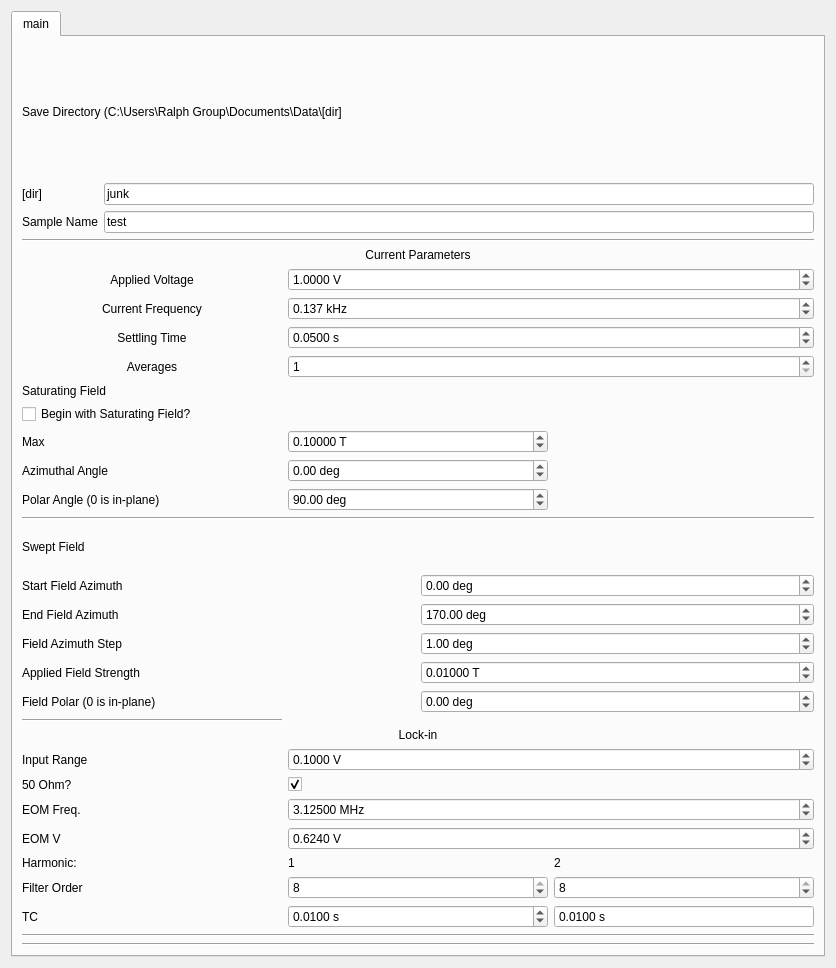
<?xml version="1.0" encoding="UTF-8"?>
<ui version="4.0">
 <class>Form</class>
 <widget class="QWidget" name="Form">
  <property name="geometry">
   <rect>
    <x>0</x>
    <y>0</y>
    <width>836</width>
    <height>968</height>
   </rect>
  </property>
  <property name="windowTitle">
   <string>Form</string>
  </property>
  <layout class="QVBoxLayout" name="verticalLayout">
   <item>
    <widget class="QTabWidget" name="tabWidget">
     <property name="toolTip">
      <string>&lt;html&gt;&lt;head/&gt;&lt;body&gt;&lt;p&gt;Field Parameters&lt;/p&gt;&lt;/body&gt;&lt;/html&gt;</string>
     </property>
     <property name="currentIndex">
      <number>0</number>
     </property>
     <widget class="QWidget" name="tab">
      <attribute name="title">
       <string>main</string>
      </attribute>
      <layout class="QVBoxLayout" name="verticalLayout_10">
       <item>
        <layout class="QGridLayout" name="save_params">
         <item row="4" column="0">
          <widget class="QLabel" name="label_12">
           <property name="enabled">
            <bool>true</bool>
           </property>
           <property name="text">
            <string>Sample Name</string>
           </property>
          </widget>
         </item>
         <item row="4" column="1">
          <widget class="QLineEdit" name="sample_name">
           <property name="text">
            <string>test</string>
           </property>
           <property name="placeholderText">
            <string>test</string>
           </property>
          </widget>
         </item>
         <item row="0" column="0" colspan="2">
          <widget class="QLabel" name="label_8">
           <property name="text">
            <string>Save Directory (C:\Users\Ralph Group\Documents\Data\[dir]</string>
           </property>
           <property name="wordWrap">
            <bool>true</bool>
           </property>
          </widget>
         </item>
         <item row="3" column="0">
          <widget class="QLabel" name="label_22">
           <property name="text">
            <string>[dir]</string>
           </property>
          </widget>
         </item>
         <item row="3" column="1">
          <widget class="QLineEdit" name="save_dir">
           <property name="text">
            <string>junk</string>
           </property>
          </widget>
         </item>
        </layout>
       </item>
       <item>
        <widget class="Line" name="line_3">
         <property name="orientation">
          <enum>Qt::Horizontal</enum>
         </property>
        </widget>
       </item>
       <item>
        <layout class="QGridLayout" name="lockin_params">
         <item row="4" column="1" colspan="2">
          <widget class="QDoubleSpinBox" name="settling">
           <property name="suffix">
            <string> s</string>
           </property>
           <property name="decimals">
            <number>4</number>
           </property>
           <property name="value">
            <double>0.050000000000000</double>
           </property>
          </widget>
         </item>
         <item row="9" column="0">
          <widget class="QLabel" name="label_18">
           <property name="text">
            <string>Max</string>
           </property>
          </widget>
         </item>
         <item row="0" column="0" colspan="3">
          <widget class="QLabel" name="label_7">
           <property name="text">
            <string>Current Parameters</string>
           </property>
           <property name="alignment">
            <set>Qt::AlignCenter</set>
           </property>
          </widget>
         </item>
         <item row="2" column="1" colspan="2">
          <widget class="QDoubleSpinBox" name="applied_voltage">
           <property name="suffix">
            <string> V</string>
           </property>
           <property name="decimals">
            <number>4</number>
           </property>
           <property name="maximum">
            <double>50.000000000000000</double>
           </property>
           <property name="value">
            <double>1.000000000000000</double>
           </property>
          </widget>
         </item>
         <item row="2" column="0">
          <widget class="QLabel" name="label_3">
           <property name="text">
            <string>Applied Voltage</string>
           </property>
           <property name="alignment">
            <set>Qt::AlignCenter</set>
           </property>
          </widget>
         </item>
         <item row="15" column="1">
          <widget class="QDoubleSpinBox" name="saturating_field_polar">
           <property name="suffix">
            <string> deg</string>
           </property>
           <property name="minimum">
            <double>-180.000000000000000</double>
           </property>
           <property name="maximum">
            <double>180.000000000000000</double>
           </property>
           <property name="value">
            <double>90.000000000000000</double>
           </property>
          </widget>
         </item>
         <item row="3" column="0">
          <widget class="QLabel" name="label_9">
           <property name="text">
            <string>Current Frequency</string>
           </property>
           <property name="alignment">
            <set>Qt::AlignCenter</set>
           </property>
          </widget>
         </item>
         <item row="15" column="0">
          <widget class="QLabel" name="label_19">
           <property name="text">
            <string>Polar Angle (0 is in-plane)</string>
           </property>
          </widget>
         </item>
         <item row="7" column="0" colspan="2">
          <widget class="QLabel" name="label_6">
           <property name="text">
            <string>Saturating Field</string>
           </property>
          </widget>
         </item>
         <item row="4" column="0">
          <widget class="QLabel" name="label_20">
           <property name="text">
            <string>Settling Time</string>
           </property>
           <property name="alignment">
            <set>Qt::AlignCenter</set>
           </property>
          </widget>
         </item>
         <item row="8" column="0">
          <widget class="QCheckBox" name="saturate">
           <property name="text">
            <string>Begin with Saturating Field?</string>
           </property>
          </widget>
         </item>
         <item row="12" column="0">
          <widget class="QLabel" name="label_2">
           <property name="text">
            <string>Azimuthal Angle</string>
           </property>
          </widget>
         </item>
         <item row="3" column="1" colspan="2">
          <widget class="QDoubleSpinBox" name="current_frequency">
           <property name="suffix">
            <string> kHz</string>
           </property>
           <property name="decimals">
            <number>3</number>
           </property>
           <property name="maximum">
            <double>10000.000000000000000</double>
           </property>
           <property name="value">
            <double>0.137000000000000</double>
           </property>
          </widget>
         </item>
         <item row="9" column="1">
          <widget class="QDoubleSpinBox" name="saturating_field">
           <property name="suffix">
            <string> T</string>
           </property>
           <property name="decimals">
            <number>5</number>
           </property>
           <property name="minimum">
            <double>-0.280000000000000</double>
           </property>
           <property name="maximum">
            <double>0.280000000000000</double>
           </property>
           <property name="singleStep">
            <double>0.001000000000000</double>
           </property>
           <property name="value">
            <double>0.100000000000000</double>
           </property>
          </widget>
         </item>
         <item row="12" column="1">
          <widget class="QDoubleSpinBox" name="saturating_field_azimuth">
           <property name="suffix">
            <string> deg</string>
           </property>
           <property name="minimum">
            <double>-170.000000000000000</double>
           </property>
           <property name="maximum">
            <double>170.000000000000000</double>
           </property>
          </widget>
         </item>
         <item row="5" column="0">
          <widget class="QLabel" name="label_16">
           <property name="text">
            <string>Averages</string>
           </property>
           <property name="alignment">
            <set>Qt::AlignCenter</set>
           </property>
          </widget>
         </item>
         <item row="5" column="1" colspan="2">
          <widget class="QDoubleSpinBox" name="avgs">
           <property name="decimals">
            <number>0</number>
           </property>
           <property name="minimum">
            <double>1.000000000000000</double>
           </property>
          </widget>
         </item>
        </layout>
       </item>
       <item>
        <widget class="Line" name="line_2">
         <property name="orientation">
          <enum>Qt::Horizontal</enum>
         </property>
        </widget>
       </item>
       <item>
        <layout class="QGridLayout" name="gridLayout_2">
         <item row="4" column="0">
          <widget class="QLabel" name="label_31">
           <property name="text">
            <string>Applied Field Strength</string>
           </property>
          </widget>
         </item>
         <item row="0" column="0" colspan="2">
          <widget class="QLabel" name="label_11">
           <property name="text">
            <string>Swept Field </string>
           </property>
          </widget>
         </item>
         <item row="2" column="0">
          <widget class="QLabel" name="label_10">
           <property name="text">
            <string>End Field Azimuth</string>
           </property>
          </widget>
         </item>
         <item row="1" column="1">
          <widget class="QDoubleSpinBox" name="field_azimuth_start">
           <property name="suffix">
            <string> deg</string>
           </property>
           <property name="minimum">
            <double>-170.000000000000000</double>
           </property>
           <property name="maximum">
            <double>170.000000000000000</double>
           </property>
          </widget>
         </item>
         <item row="2" column="1">
          <widget class="QDoubleSpinBox" name="field_azimuth_end">
           <property name="suffix">
            <string> deg</string>
           </property>
           <property name="decimals">
            <number>2</number>
           </property>
           <property name="minimum">
            <double>0.000000000000000</double>
           </property>
           <property name="maximum">
            <double>360.000000000000000</double>
           </property>
           <property name="singleStep">
            <double>0.001000000000000</double>
           </property>
           <property name="value">
            <double>170.000000000000000</double>
           </property>
          </widget>
         </item>
         <item row="5" column="1">
          <widget class="QDoubleSpinBox" name="field_polar">
           <property name="suffix">
            <string> deg</string>
           </property>
           <property name="minimum">
            <double>-180.000000000000000</double>
           </property>
           <property name="maximum">
            <double>180.000000000000000</double>
           </property>
          </widget>
         </item>
         <item row="4" column="1">
          <widget class="QDoubleSpinBox" name="applied_field">
           <property name="suffix">
            <string> T</string>
           </property>
           <property name="decimals">
            <number>5</number>
           </property>
           <property name="minimum">
            <double>-0.280000000000000</double>
           </property>
           <property name="maximum">
            <double>0.280000000000000</double>
           </property>
           <property name="value">
            <double>0.010000000000000</double>
           </property>
          </widget>
         </item>
         <item row="5" column="0">
          <widget class="QLabel" name="label_32">
           <property name="text">
            <string>Field Polar (0 is in-plane)</string>
           </property>
          </widget>
         </item>
         <item row="1" column="0">
          <widget class="QLabel" name="label_21">
           <property name="text">
            <string>Start Field Azimuth</string>
           </property>
          </widget>
         </item>
         <item row="3" column="0">
          <widget class="QLabel" name="label_33">
           <property name="text">
            <string>Field Azimuth Step</string>
           </property>
          </widget>
         </item>
         <item row="3" column="1">
          <widget class="QDoubleSpinBox" name="field_azimuth_step">
           <property name="suffix">
            <string> deg</string>
           </property>
           <property name="minimum">
            <double>-170.000000000000000</double>
           </property>
           <property name="maximum">
            <double>170.000000000000000</double>
           </property>
           <property name="value">
            <double>1.000000000000000</double>
           </property>
          </widget>
         </item>
        </layout>
       </item>
       <item>
        <layout class="QGridLayout" name="field_params">
         <item row="8" column="1">
          <widget class="QSpinBox" name="first_harm_order">
           <property name="minimum">
            <number>1</number>
           </property>
           <property name="maximum">
            <number>8</number>
           </property>
           <property name="value">
            <number>8</number>
           </property>
          </widget>
         </item>
         <item row="8" column="2">
          <widget class="QSpinBox" name="second_harm_order">
           <property name="minimum">
            <number>1</number>
           </property>
           <property name="maximum">
            <number>8</number>
           </property>
           <property name="value">
            <number>8</number>
           </property>
          </widget>
         </item>
         <item row="7" column="0">
          <widget class="QLabel" name="label_14">
           <property name="text">
            <string>Harmonic:</string>
           </property>
          </widget>
         </item>
         <item row="7" column="2">
          <widget class="QLabel" name="label_13">
           <property name="text">
            <string>2</string>
           </property>
          </widget>
         </item>
         <item row="9" column="0">
          <widget class="QLabel" name="label_5">
           <property name="text">
            <string>TC</string>
           </property>
          </widget>
         </item>
         <item row="9" column="2">
          <widget class="QDoubleSpinBox" name="second_harm_tc">
           <property name="buttonSymbols">
            <enum>QAbstractSpinBox::NoButtons</enum>
           </property>
           <property name="suffix">
            <string> s</string>
           </property>
           <property name="decimals">
            <number>4</number>
           </property>
           <property name="minimum">
            <double>0.000000000000000</double>
           </property>
           <property name="maximum">
            <double>50.000000000000000</double>
           </property>
           <property name="singleStep">
            <double>0.000010000000000</double>
           </property>
           <property name="value">
            <double>0.010000000000000</double>
           </property>
          </widget>
         </item>
         <item row="9" column="1">
          <widget class="QDoubleSpinBox" name="first_harm_tc">
           <property name="suffix">
            <string> s</string>
           </property>
           <property name="decimals">
            <number>4</number>
           </property>
           <property name="maximum">
            <double>50.000000000000000</double>
           </property>
           <property name="value">
            <double>0.010000000000000</double>
           </property>
          </widget>
         </item>
         <item row="8" column="0">
          <widget class="QLabel" name="label_17">
           <property name="text">
            <string>Filter Order</string>
           </property>
          </widget>
         </item>
         <item row="7" column="1">
          <widget class="QLabel" name="label_4">
           <property name="text">
            <string>1</string>
           </property>
          </widget>
         </item>
         <item row="4" column="0">
          <widget class="QLabel" name="label_25">
           <property name="text">
            <string>50 Ohm?</string>
           </property>
          </widget>
         </item>
         <item row="6" column="0">
          <widget class="QLabel" name="label_15">
           <property name="text">
            <string>EOM V</string>
           </property>
          </widget>
         </item>
         <item row="3" column="1" colspan="2">
          <widget class="QDoubleSpinBox" name="input_range">
           <property name="suffix">
            <string> V</string>
           </property>
           <property name="decimals">
            <number>4</number>
           </property>
           <property name="value">
            <double>0.100000000000000</double>
           </property>
          </widget>
         </item>
         <item row="5" column="0">
          <widget class="QLabel" name="label_27">
           <property name="text">
            <string>EOM Freq.</string>
           </property>
          </widget>
         </item>
         <item row="3" column="0">
          <widget class="QLabel" name="label_26">
           <property name="text">
            <string>Input Range</string>
           </property>
          </widget>
         </item>
         <item row="1" column="0" colspan="3">
          <widget class="QLabel" name="label">
           <property name="text">
            <string>Lock-in</string>
           </property>
           <property name="alignment">
            <set>Qt::AlignCenter</set>
           </property>
          </widget>
         </item>
         <item row="6" column="1" colspan="2">
          <widget class="QDoubleSpinBox" name="eom_voltage">
           <property name="suffix">
            <string> V</string>
           </property>
           <property name="decimals">
            <number>4</number>
           </property>
           <property name="value">
            <double>0.624000000000000</double>
           </property>
          </widget>
         </item>
         <item row="4" column="1" colspan="2">
          <widget class="QCheckBox" name="imp50">
           <property name="text">
            <string/>
           </property>
           <property name="checked">
            <bool>true</bool>
           </property>
           <property name="tristate">
            <bool>false</bool>
           </property>
          </widget>
         </item>
         <item row="5" column="1" colspan="2">
          <widget class="QDoubleSpinBox" name="f_eom">
           <property name="suffix">
            <string> MHz</string>
           </property>
           <property name="decimals">
            <number>5</number>
           </property>
           <property name="value">
            <double>3.125000000000000</double>
           </property>
          </widget>
         </item>
         <item row="0" column="0">
          <widget class="Line" name="line_4">
           <property name="orientation">
            <enum>Qt::Horizontal</enum>
           </property>
          </widget>
         </item>
        </layout>
       </item>
       <item>
        <widget class="Line" name="line">
         <property name="orientation">
          <enum>Qt::Horizontal</enum>
         </property>
        </widget>
       </item>
       <item>
        <widget class="Line" name="line_5">
         <property name="orientation">
          <enum>Qt::Horizontal</enum>
         </property>
        </widget>
       </item>
      </layout>
     </widget>
    </widget>
   </item>
  </layout>
 </widget>
 <resources/>
 <connections/>
</ui>
